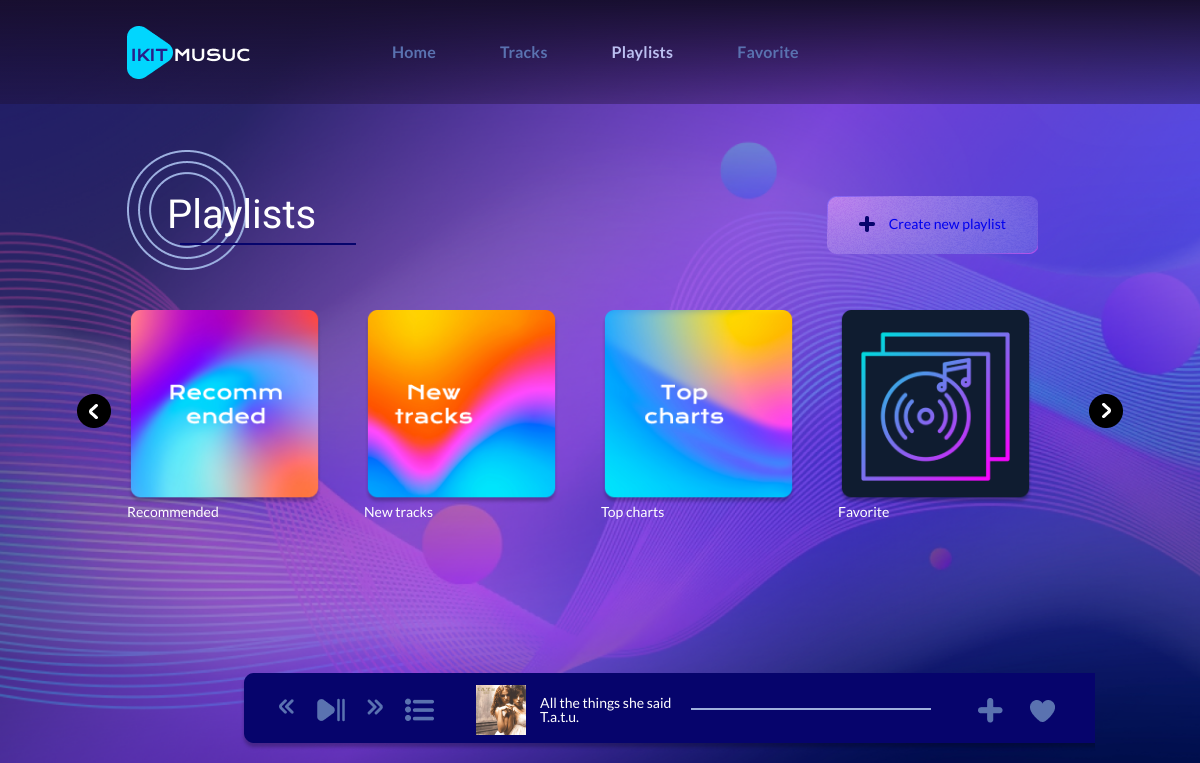
The app's page /2/track/1, older data.
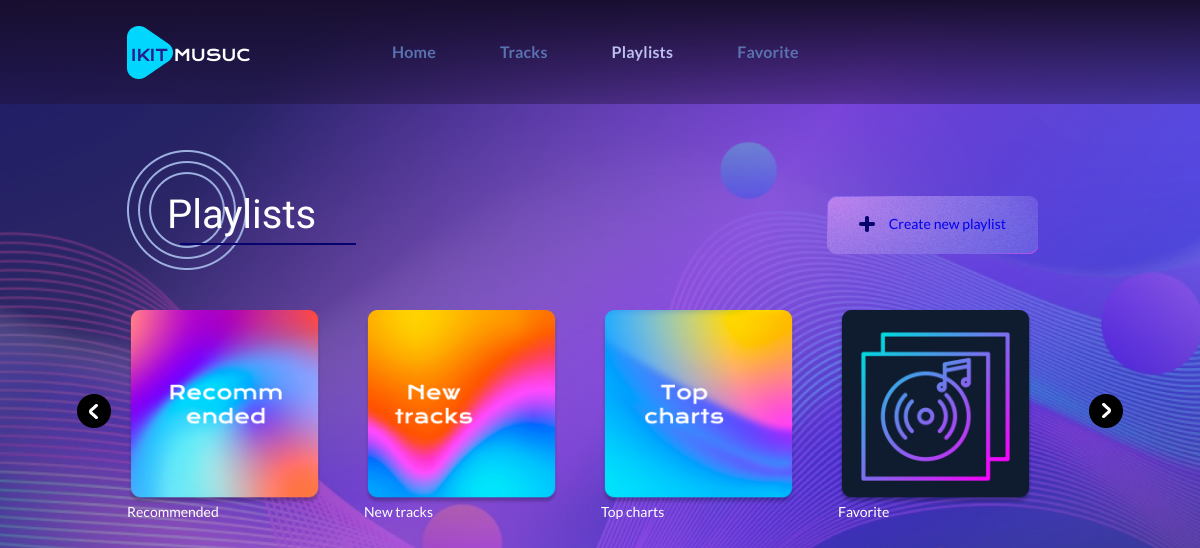
The same page, newer data.
### music/models.py (models this page shows, shortened)
class PlaylistsCompositions(models.Model):
    playlist = models.ForeignKey(Playlist, on_delete=models.CASCADE)
    composition = models.ForeignKey(Composition, on_delete=models.CASCADE)
    order = models.PositiveSmallIntegerField()
    class Meta:
        ordering = ['order']

class Composition(models.Model):
    name = models.CharField(max_length=255)
    author = models.CharField(max_length=255)
    cover = models.ImageField(upload_to="photos/%Y/%m/%d/")
    audio = models.FileField(upload_to="audio/%Y/%m/%d/")
    is_played = models.BooleanField(default=False)
    is_liked = models.BooleanField(default=False)
    order = models.PositiveSmallIntegerField(default=0, blank=True, null=True)
    class Meta:
        ordering = ['name', 'author']

### music/views.py (the view)
# urls.py: path('<int:playlist_id>/track/<int:track_order>', new_track, name="next"),
def new_track(request, playlist_id, track_order):
    playlists = Playlist.objects.all()
    playlist = Playlist.objects.get(id=playlist_id)
    track_order = count_order(playlist, track_order)
    if not PlaylistsCompositions.objects.filter(playlist=playlist):
        connection = None
    else:
        connection = PlaylistsCompositions.objects.get(order=track_order,
                                                       playlist=playlist)
    context = {
        'playlists': playlists,
        "playlist": playlist,
        "connection": connection,
    }
    return render(request, "music/index.html", context)

### music/views.py (called while the page is built)
def count_order(playlist, order):
    size = PlaylistsCompositions.objects.filter(playlist=playlist).count()
    if order > size:
        order = 1
    elif order < 1:
        order = size
    return order

### music/templates/music/index.html (shortened to what the changed rows need)
{% load static %}
<!DOCTYPE html>
<html lang="en">
    <head>
        <link rel="stylesheet" href="{% static 'music/css/style.css' %}">
    </head>
    <body>
        <div class="wrapper">
            <main class="page">
                <section class="page__main-block main-block">
                    <div class="main-block__container container">
                        <div class="main-block__body">
                            <div class="flex-container">
                                <h1 class="main-block__title">
                                    Playlists
                                </h1>
                            </div>
                        </div>
                    </div>
                </section>
                {% if connection %}
                <div class="play-track">
                    <div class="play__container">
                        <div class="play__control">
                    <a href="{% url 'next' playlist.pk connection.order|add:'-1' %}" class="play__previous">
                        <img src="{% static 'music/img/play/previos.png' %}"
                             alt="prev">
                    </a>
                    <a href="#" class="play__pause">
                        <img src="{% static 'music/img/play/play-pause 1.png' %}"
                             alt="play">
                    </a>
                    <a href="{% url 'next' playlist.pk connection.order|add:1 %}" class="play__next">
                        <img src="{% static 'music/img/play/next.png' %}"
                             alt="next">
                    </a>
                    <a href="#" class="play__list">
                        <img src="{% static 'music/img/play/list 1.png' %}"
                             alt="playlist">
                    </a>
                </div>
                        <div class="play__composition">
                    <div class="play__image">
                        <img src="{{ connection.composition.cover.url }}"
                             alt="">
                    </div>
                    <div class="play__track">
                        <div class="track__name">
                            {{ connection.composition.name }}
                        </div>
                        <div class="track__author">
                            {{ connection.composition.author }}
                        </div>
                    </div>
                </div>
                        <div class="play__progress">
                    <div class="play__progress-container">
                        <div class="play__line"></div>
                    </div>
                </div>
                        <div class="play__add">
                    <a href="{% url 'choose' connection.composition.pk %}" class="play__plus">
                        <img src="{% static 'music/img/play/plus-small 1.png' %}"
                             alt="">
                    </a>
                    <a href="#" class="play__like">
                        <img src="{% static 'music/img/play/heart 1.png' %}"
                             alt="">
                    </a>
                </div>
                    </div>
                </div>
                {% endif %}
            </main>
        </div>
    </body>
</html>

Row changes from the older to the newer data that the page shows:
removed PlaylistsCompositions: composition.cover (picture), composition.name "All the things she said", composition.author "T.a.t.u."
